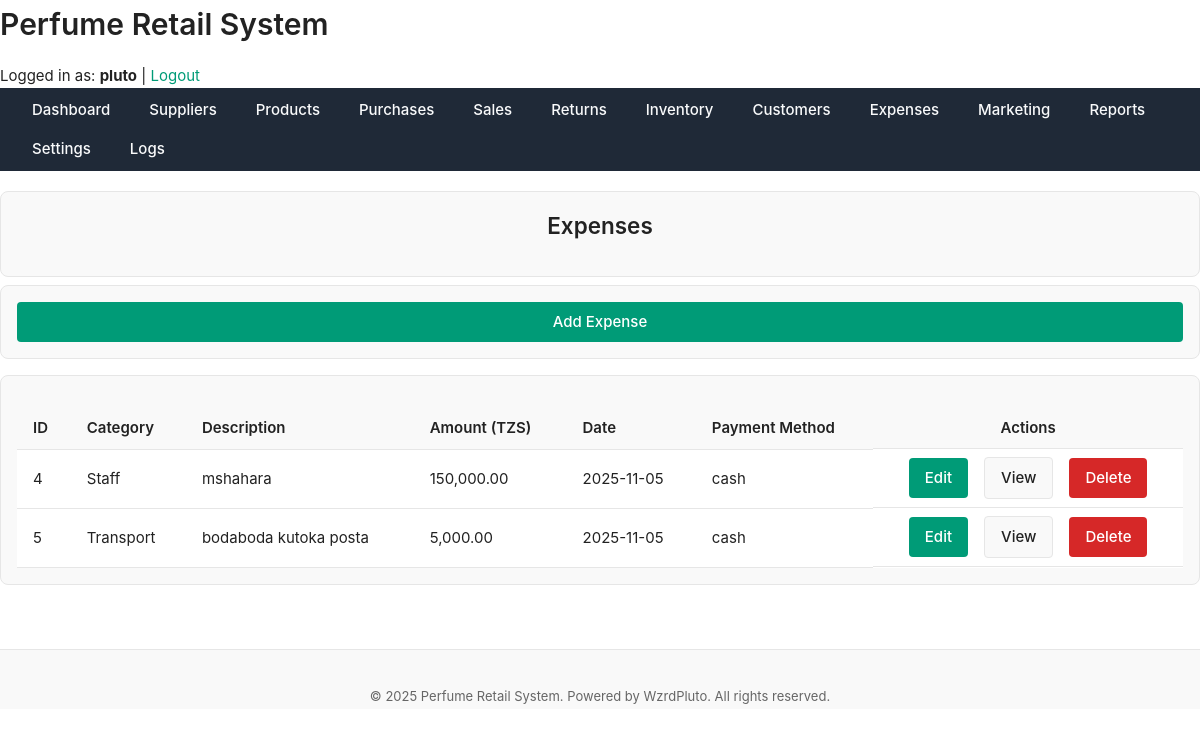
The page /public/expenses/index.php (signed in) on the database its author committed.
### tables this page shows
CREATE TABLE `expenses` (
  `expense_id` int(11) NOT NULL,
  `category` varchar(100) DEFAULT NULL,
  `description` text DEFAULT NULL,
  `amount` decimal(10,2) DEFAULT NULL,
  `expense_date` date DEFAULT NULL,
  `payment_method` enum('cash','bank','mobile_money') DEFAULT NULL,
  `created_at` datetime DEFAULT current_timestamp()
);

### includes/functions.php (called while the page is built, shortened)
<?php
function get_all_expenses(PDO $pdo) {
    $stmt = $pdo->query("
        SELECT expense_id, category, description, amount, expense_date, payment_method, created_at
        FROM expenses
        ORDER BY expense_date DESC
    ");
    return $stmt->fetchAll(PDO::FETCH_ASSOC);
}

### public/expenses/index.php (the view, shortened to what this page needs)
<?php
require_once '../../includes/functions.php';
$expenses = get_all_expenses($pdo);
include '../../includes/header.php';
?>
<main class="main-content">
    <div class="card mb-sm" style="display:flex; justify-content:space-between; align-items:center;">
        <h2>Expenses</h2>
    </div>
    <div class="card mb-md flex end">
        <a href="add.php" class="btn btn-primary">Add Expense</a>
    </div>
    <div class="card">
        <table class="table">
            <thead>
                <tr>
                    <th>ID</th>
                    <th>Category</th>
                    <th>Description</th>
                    <th>Amount (TZS)</th>
                    <th>Date</th>
                    <th>Payment Method</th>
                    <th class="center">Actions</th>
                </tr>
            </thead>
            <tbody>
                <?php if ($expenses): ?>
                    <?php foreach ($expenses as $e): ?>
                        <tr>
                            <td><?= htmlspecialchars($e['expense_id']) ?></td>
                            <td><?= htmlspecialchars($e['category']) ?></td>
                            <td><?= htmlspecialchars($e['description']) ?></td>
                            <td><?= number_format($e['amount'], 2) ?></td>
                            <td><?= htmlspecialchars($e['expense_date']) ?></td>
                            <td><?= htmlspecialchars($e['payment_method']) ?></td>
                            <td class="flex center gap-md">
                                <a href="edit.php?id=<?= $e['expense_id'] ?>" class="btn btn-primary">Edit</a>
                                <a href="view.php?id=<?= $e['expense_id'] ?>" class="btn btn-secondary">View</a>
                                <a href="delete.php?id=<?= $e['expense_id'] ?>" class="btn btn-danger"
                                   onclick="return confirm('Are you sure you want to delete this expense?');">
                                   Delete
                                </a>
                            </td>
                        </tr>
                    <?php endforeach; ?>
                <?php else: ?>
                    <tr>
                        <td colspan="7" class="center text-muted">No expenses found.</td>
                    </tr>
                <?php endif; ?>
            </tbody>
        </table>
    </div>
</main>
<?php include '../../includes/footer.php'; ?>

### assets/css/layout.css (style rules this page uses)
body { display: flex; min-height: 100vh; flex-direction: column; }
table { width: 100%; border-collapse: collapse; }
th, td { padding: var(--space-sm) var(--space-md); text-align: left; border-bottom: 1px solid var(--color-border); }
th { font-weight: 600; background-color: var(--color-surface); }
.flex { display: flex; }
.mb-md { margin-bottom: var(--space-md); }
.gap-md { gap: var(--space-md); }

### assets/css/theme.css (style rules this page uses)
:root { --color-bg: #ffffff; --color-surface: #f9f9f9; --color-border: #e6e6e6; --color-text: #222222; --color-text-muted: #666666; --color-primary: #009b77; --color-primary-hover: #008165; --color-danger: #d62828; --color-success: #2d6a4f; --color-warning: #e9c46a; --shadow-light: 0 2px 8px rgba(0, 0, 0, 0.05); --radius-sm: 4px; --radius-md: 8px; --radius-lg: 16px; --font-main: "Inter", "Segoe UI", "Roboto", sans-serif; --font-size-base: 15px; --font-size-sm: 13px; --font-size-lg: 18px; --line-height-base: 1.6; --space-xs: 4px; --space-sm: 8px; --space-md: 16px; --space-lg: 24px; --space-xl: 40px; --transition-fast: 0.15s ease-in-out; --transition-base: 0.25s ease; }
*, *::before, *::after { box-sizing: border-box; margin: 0; padding: 0; }
html, body { font-family: var(--font-main); font-size: var(--font-size-base); line-height: var(--line-height-base); background-color: var(--color-bg); color: var(--color-text); height: 100%; min-height: 100vh; }
a { color: var(--color-primary); text-decoration: none; transition: color var(--transition-fast); }
h1, h2, h3, h4, h5 { color: var(--color-text); margin-bottom: var(--space-md); font-weight: 600; }
.card { background: var(--color-surface); border: 1px solid var(--color-border); border-radius: var(--radius-md); box-shadow: var(--shadow-light); padding: var(--space-lg); margin-bottom: var(--space-lg); }
.btn { display: inline-block; padding: var(--space-sm) var(--space-md); border: none; border-radius: var(--radius-sm); cursor: pointer; transition: background var(--transition-fast); font-size: var(--font-size-base); }
.btn-primary { background: var(--color-primary); color: #fff; }
.btn-danger { background: var(--color-danger); color: #fff; }
table { width: 100%; border-collapse: collapse; margin-top: var(--space-md); }
th, td { text-align: left; padding: var(--space-sm) var(--space-md); border-bottom: 1px solid var(--color-border); }
th { background: var(--color-surface); font-weight: 600; }
.mb-md { margin-bottom: var(--space-md); }
.center { text-align: center; }

### assets/css/components.css (style rules this page uses)
button, .btn { display: inline-flex; align-items: center; justify-content: center; padding: var(--space-sm) var(--space-md); font-size: var(--font-size-base); font-weight: 500; border: none; border-radius: var(--radius-sm); cursor: pointer; transition: background var(--transition-fast), color var(--transition-fast), transform var(--transition-fast); text-decoration: none; }
.btn-primary { background-color: var(--color-primary); color: #fff; }
.btn-secondary { background-color: var(--color-surface); color: var(--color-text); border: 1px solid var(--color-border); }
.btn-danger { background-color: var(--color-danger); color: #fff; }
.card { background-color: var(--color-surface); border: 1px solid var(--color-border); border-radius: var(--radius-md); padding: var(--space-md); box-shadow: var(--shadow-sm); display: flex; flex-direction: column; gap: var(--space-sm); transition: box-shadow var(--transition-base); }
.table { width: 100%; border-collapse: collapse; background-color: var(--color-bg); }
.table th, .table td { padding: var(--space-sm) var(--space-md); text-align: left; border-bottom: 1px solid var(--color-border); }
.table th { background-color: var(--color-surface); font-weight: 600; }
.center { display: flex; justify-content: center; align-items: center; }
.mb-sm { margin-bottom: var(--space-sm); }

### rows shown on the page
expenses: expense_id "4", category "Staff", description "mshahara", amount "150,000.00", expense_date "2025-11-05", payment_method "cash"
expenses: expense_id "5", category "Transport", description "bodaboda kutoka posta", amount "5,000.00", expense_date "2025-11-05", payment_method "cash"

### other values the page prints
SITE_NAME "Perfume Retail System"
$_SESSION['username'] "pluto"
